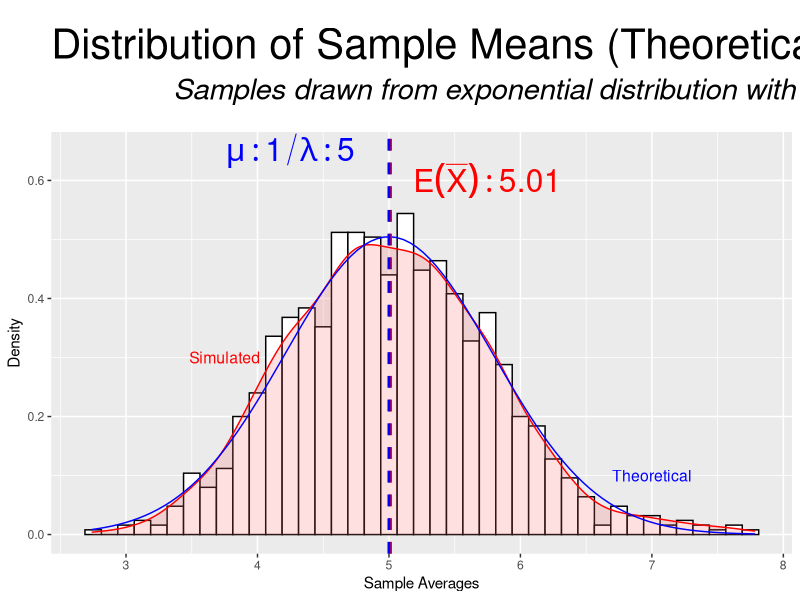

Here is the R script that generated this plot:
# Setting seed
set.seed(123)

# We perform 1000 simulations with 40 samples
n <- 40
lambda <- .2
nosim <- 1000


data <- matrix(rexp(nosim * n, rate = lambda), nosim, n)

Rmeans <- apply(data, 1, mean)

xbar <- round(mean(Rmeans), digits = 2)
true <- 1/lambda

library(ggplot2)
title <- 'Distribution of Sample Means (Theoretical vs Simulated)'
subtitle <- 'Samples drawn from exponential distribution with parameter .2'
m <- ggplot(data.frame(Rmeans), aes(Rmeans)) 
m <- m + geom_histogram(aes(y =..density..), binwidth = (round(max(Rmeans)-min(Rmeans))/40), color = "black", fill = "white")
m <- m + xlab("Sample Averages") + ylab("Density") + ggtitle(bquote(atop(.(title), atop(italic(.(subtitle)), "")))) 
m <- m + geom_density(col="red", alpha=.2, fill="#FF6666") + theme(plot.title = element_text(size=30,lineheight=.8,vjust=-1))
m <- m + stat_function(fun = dnorm, args = list(mean = 1/lambda, sd = (1/lambda/sqrt(n))), color = "blue")
m <- m + geom_vline(aes(xintercept = mean(Rmeans)), color = "red", linetype = "dashed", size = 1)
m <- m + geom_vline(aes(xintercept = (1/lambda)), color = "blue", linetype = "dashed", size = 1)
m <- m + annotate("text", label = "Simulated", x = 3.75, y = .3, size = 4, colour = "red")
m <- m + annotate("text", label = "Theoretical", x = 7, y = .1, size = 4, colour = "blue")
m <- m + annotate('text', label =  paste(paste(paste("E(","bar(X)", sep=""),"):", sep=""),xbar,sep=" "),parse=T, x = 5.75, y = .6, size = 8, colour = "red")
m <- m + annotate('text', label =  paste(paste(paste("mu", ": 1/", sep=""), "lambda", sep=""), " : 5", sep =""),parse=T, x = 4.25, y = .65, size = 8, colour = "blue")
m